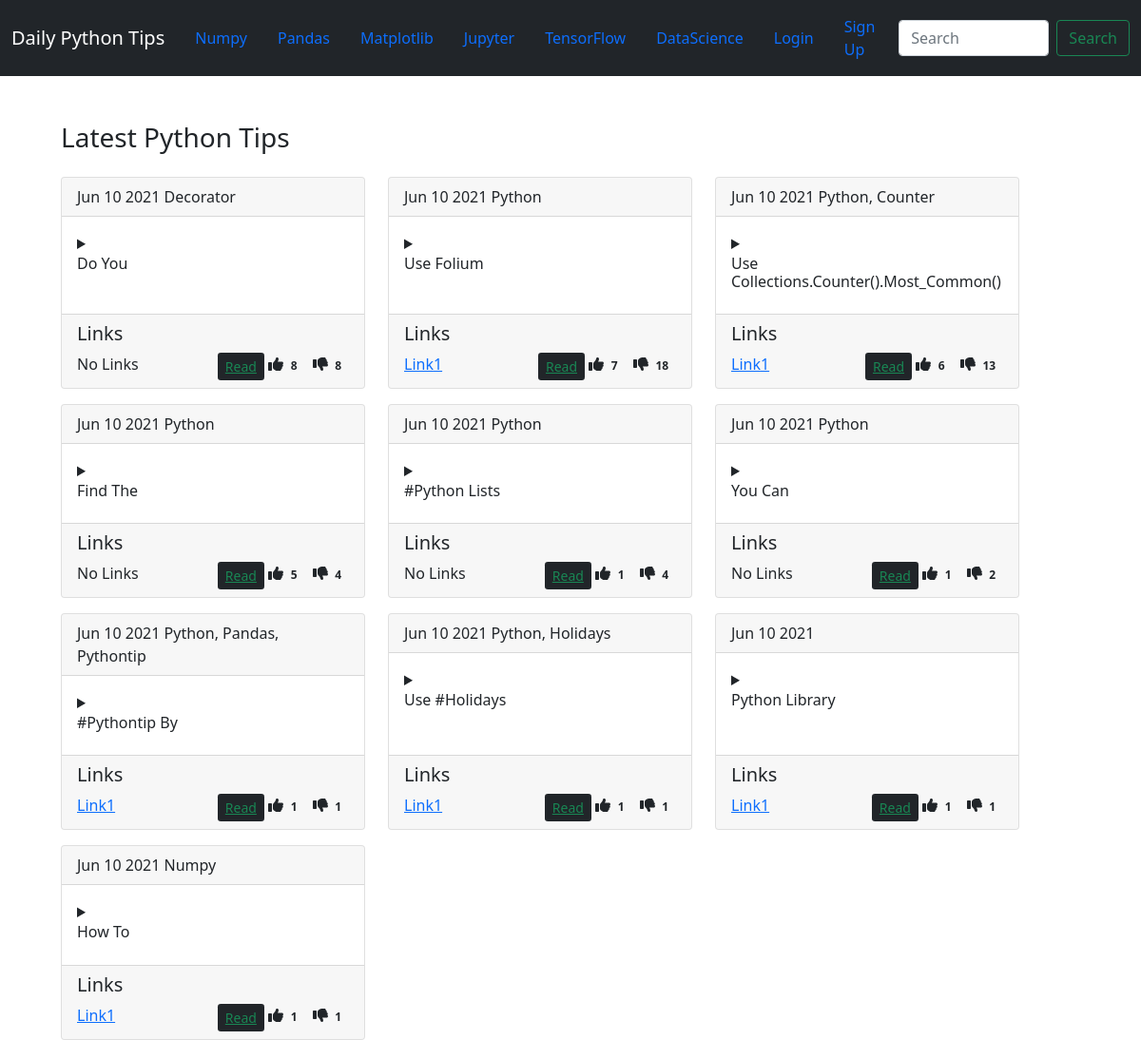
/users/detail/2/, run on the app's committed database.
### tips/models.py (models this page shows, shortened)
class Tips(models.Model):
    timestamp = models.DateTimeField(auto_now_add=True)
    tip = models.TextField(unique_for_date='timestamp', max_length=400)
    email = models.EmailField(max_length=254, blank=True)
    account = models.CharField(max_length=200, blank=True)
    likes = models.IntegerField(blank=True, null=True)
    retweets = models.IntegerField(blank=True, null=True)
    tags = models.ManyToManyField('Tags', blank=True)
    def __str__(self):
        return f"{' '.join(self.tip.split(' ', 2)[:2]).strip().title()}"
    def get_absolute_url(self):
        return reverse('tips:tip', kwargs={'pk': self.pk})
    class Meta:
        ordering = ('-likes', '-retweets', '-timestamp')

class Tags(models.Model):
    name = models.CharField(max_length=256)
    def __str__(self):
        return f'{self.name}'

class Links(models.Model):
    name = models.CharField(max_length=256)
    tip = models.ForeignKey(Tips, on_delete=models.CASCADE, blank=True)

### user/views.py (the view)
# urls.py: path('detail/<int:pk>/', UserDetail.as_view(), name='detail'),
class UserDetail(DetailView):
    model = User
    template_name = 'user/user_detail.html'
    def get_context_data(self, **kwargs):
        context = super().get_context_data()
        context['tips'] = Tips.objects.all()[:10]
        if hasattr(self.object, 'profile'):
            context['profile'] = self.object.profile
        return context

### user/templates/user/user_detail.html (shortened to what this page needs)
{% extends 'base.html' %}
{% block content %}
  <div class="container-fluid ms-3 mt-5 ps-lg-5">
  <section class="mt-5">
    <h3> Latest Python Tips </h3>
    <div class="row row-cols-auto" >
      {% for tip in tips %}
        <div class="col-auto mt-3">
          {% include 'tips/tip.html' with tip=tip %}
        </div>
      {% endfor %}
    </div>
   </section>
  </div>
{% endblock content %}

### tips/templates/tips/tip.html (shortened to what this page needs)
<div class="card h-100" style="width: 20rem">
  <div class="card-header">
    <span class="h6">{{ tip.timestamp|date:'M d Y' }}</span>
    <span class="h6">{{ tip.tags.all|join:', ' }}</span>
  </div>
  <div class="card-body">
  <details>
    <summary><h6>{{ tip }}</h6></summary>
  </details>
  </div>
  <div class="card-footer">
    <h5>Links</h5>
    <div class="d-flex bd-highlight">
      <div class="flex-fill">
        {% for link in tip.links_set.all %}
          <a href="{{ link.name }}" class="card-link">Link{{ forloop.counter }}</a>
          {% empty %}
            <span>No Links</span>
      {% endfor %}
      </div>
      <div class="d-flex justify-content-end">
        <a href="{{tip.get_absolute_url}}" class="btn-sm btn-outline-success bg-dark">Read</a>
        <span class=""><span><i data-url="{% url 'tips:like' tip.pk %}" class="ms-1 like fa fa-thumbs-up"></i></span><span class="badge text-dark" id="like{{ tip.pk }}">{{ tip.likes }}</span>
        <span><i data-url="{% url 'tips:dislike' tip.pk %}" class="ms-1 like fa fa-thumbs-down"></i><span class="badge text-dark" id="dislike{{ tip.pk }}">{{ tip.retweets }}</span></span>
        </span>
      </div>
    </div>
  </div>
</div>

### data on the page
Tips: timestamp "Jun 10 2021", tags.all "Decorator", tip "Do You", likes "8", retweets "8"
Tips: timestamp "Jun 10 2021", tags.all "Python", tip "Use Folium", likes "7", retweets "18"
Tips: timestamp "Jun 10 2021", tags.all "Python, Counter", tip "Use Collections.Counter().Most_Common()", likes "6", retweets "13"
Tips: timestamp "Jun 10 2021", tags.all "Python", tip "Find The", likes "5", retweets "4"
Tips: timestamp "Jun 10 2021", tags.all "Python", tip "#Python Lists", likes "1", retweets "4"
Tips: timestamp "Jun 10 2021", tags.all "Python", tip "You Can", likes "1", retweets "2"
Tips: timestamp "Jun 10 2021", tags.all "Python, Pandas, Pythontip", tip "#Pythontip By", likes "1", retweets "1"
Tips: timestamp "Jun 10 2021", tags.all "Python, Holidays", tip "Use #Holidays", likes "1", retweets "1"
Tips: timestamp "Jun 10 2021", tip "Python Library", likes "1", retweets "1"
Tips: timestamp "Jun 10 2021", tags.all "Numpy", tip "How To", likes "1", retweets "1"
